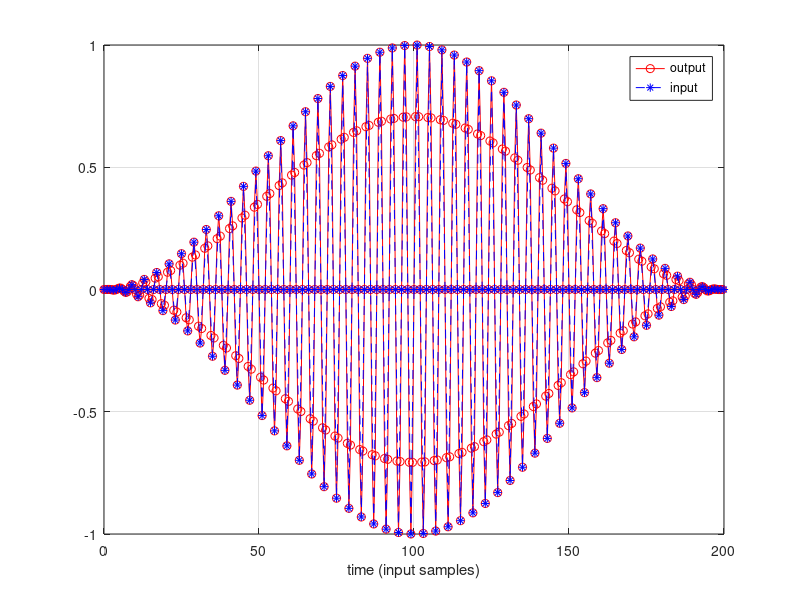
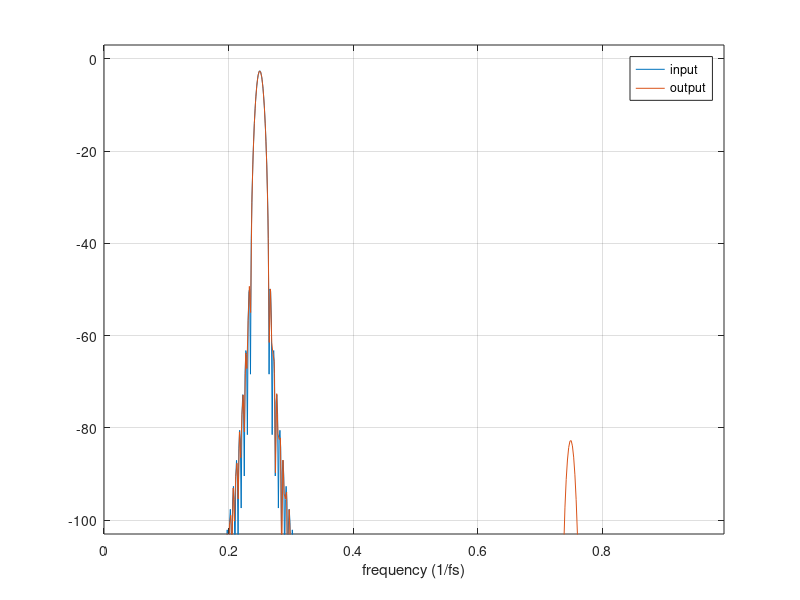

Reproduce these figures in MATLAB, in order.
clear

N=200;	%number of input samples

f=0.5; %input test signal frequency,  [0..1] ( *fs/2), 


tsamp2=0.5;	%output sample time interval (fraction of input sample duration=1)


w=f *pi;
t=0:N;	%input sample time vector 
u=sin(w*t).*hanning(length(t))';  %input signal vector, windowed
%u=sin(w*t);  %input signal vector, plain


t2=0:tsamp2:N;



dt=20;  %sinc and window length in input sample time units



for k2=1:length(t2)-1

  [a k]=min(abs(t-t2(k2))); %closest input sample

  if k==length(t)
    continue
  end

  ts=t(k+1)-t(k);  %local input sample rate

  ts2=t2(k2+1)-t2(k2); %local output sample rate

  %sinc stretch factor
  if ts2<ts
    s=1;  %increasing sample rate
  else
    s=ts2/ts; %decreasing, need larger window
  end


  [a x1]=min(abs(t-t(k)+dt*s)); %first and last sample in window 
  [a x2]=min(abs(t-t(k)-dt*s)); 


  d=0; %accumulates sum of weighted samples
  n=0; %accumulates sum of weights for normalization

  for k1=x1:x2
    ts=0.9*(t(k1)-t2(k2) )/s;   %time of each input sample relative to output sample time, stretched to make filter roll off slighty earlier to suppress folding from tones close to fs/2
 
    w1=sinc(ts);		%low-pass filter 
    w2=(1+cos( pi* ts/dt) );	%window function (hann)

    d=d+u(k1)*w1*w2;
    n=n+w1*w2;
  end

  y(k2)=d/n; 	%finished output sample
end


figure(1)
clf
plot(t2(1:length(y)),y,'-or')
hold on
plot(t,u,'--*b')
grid on
legend('output','input');
xlabel('time (input samples)');


figure(2)
clf


U=20*log10(abs(fft([u.*hanning(length(u))' zeros(1,length(u)*3)]))/length(t) )+12;
plot( ((1:length(U)/2)-1)/length(U),U(1:end/2));

hold on
Y=20*log10(abs(fft([y.*hanning(length(y))' zeros(1,length(u)*3)] ))/length(t2) ) +12;
plot( ((1:floor(length(Y)/2))-1)/length(Y)/tsamp2,Y(1:floor(end/2)));
grid on

axis([0 0.5*max(1,length(y)/length(u)) -103 3])
legend('input','output');
xlabel('frequency (1/fs)')









